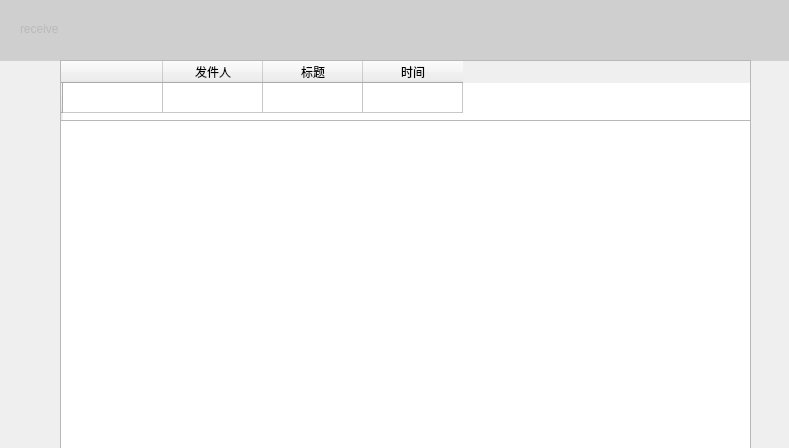
<?xml version="1.0" encoding="UTF-8"?>
<ui version="4.0">
 <class>receive</class>
 <widget class="QWidget" name="receive">
  <property name="geometry">
   <rect>
    <x>0</x>
    <y>0</y>
    <width>789</width>
    <height>448</height>
   </rect>
  </property>
  <property name="windowTitle">
   <string>Form</string>
  </property>
  <widget class="QLabel" name="label_2">
   <property name="geometry">
    <rect>
     <x>20</x>
     <y>10</y>
     <width>191</width>
     <height>38</height>
    </rect>
   </property>
   <property name="styleSheet">
    <string notr="true">font: 75 24pt &quot;Sans Serif&quot;;
color: rgba(100, 100, 100,100);</string>
   </property>
   <property name="text">
    <string>receive</string>
   </property>
  </widget>
  <widget class="QLabel" name="label_9">
   <property name="geometry">
    <rect>
     <x>0</x>
     <y>0</y>
     <width>791</width>
     <height>61</height>
    </rect>
   </property>
   <property name="styleSheet">
    <string notr="true">background-color: rgba(185, 185, 185, 150);</string>
   </property>
   <property name="text">
    <string/>
   </property>
  </widget>
  <widget class="QTableWidget" name="inbox">
   <property name="geometry">
    <rect>
     <x>60</x>
     <y>60</y>
     <width>691</width>
     <height>71</height>
    </rect>
   </property>
   <row>
    <property name="text">
     <string/>
    </property>
   </row>
   <column>
    <property name="text">
     <string/>
    </property>
   </column>
   <column>
    <property name="text">
     <string>发件人</string>
    </property>
   </column>
   <column>
    <property name="text">
     <string>标题</string>
    </property>
   </column>
   <column>
    <property name="text">
     <string>时间</string>
    </property>
   </column>
  </widget>
  <widget class="QTextEdit" name="textEdit">
   <property name="geometry">
    <rect>
     <x>60</x>
     <y>120</y>
     <width>691</width>
     <height>341</height>
    </rect>
   </property>
  </widget>
 </widget>
 <resources/>
 <connections/>
</ui>
